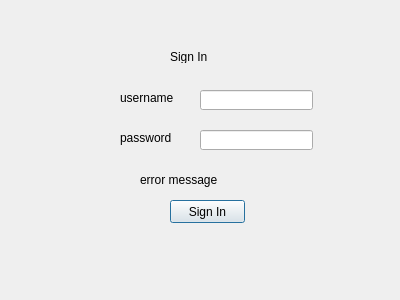
<?xml version="1.0" encoding="UTF-8"?>
<ui version="4.0">
 <class>Dialog</class>
 <widget class="QDialog" name="Dialog">
  <property name="geometry">
   <rect>
    <x>0</x>
    <y>0</y>
    <width>400</width>
    <height>300</height>
   </rect>
  </property>
  <property name="windowTitle">
   <string>Dialog</string>
  </property>
  <widget class="QLabel" name="title">
   <property name="geometry">
    <rect>
     <x>170</x>
     <y>50</y>
     <width>47</width>
     <height>13</height>
    </rect>
   </property>
   <property name="text">
    <string>Sign In</string>
   </property>
  </widget>
  <widget class="QLabel" name="usernameLabel">
   <property name="geometry">
    <rect>
     <x>120</x>
     <y>90</y>
     <width>61</width>
     <height>16</height>
    </rect>
   </property>
   <property name="text">
    <string>username</string>
   </property>
  </widget>
  <widget class="QLabel" name="passwordLabel">
   <property name="geometry">
    <rect>
     <x>120</x>
     <y>130</y>
     <width>61</width>
     <height>16</height>
    </rect>
   </property>
   <property name="text">
    <string>password</string>
   </property>
  </widget>
  <widget class="QLabel" name="errorMessageLabel">
   <property name="geometry">
    <rect>
     <x>140</x>
     <y>170</y>
     <width>141</width>
     <height>20</height>
    </rect>
   </property>
   <property name="text">
    <string>error message</string>
   </property>
  </widget>
  <widget class="QPushButton" name="signInButton">
   <property name="geometry">
    <rect>
     <x>170</x>
     <y>200</y>
     <width>75</width>
     <height>23</height>
    </rect>
   </property>
   <property name="text">
    <string>Sign In</string>
   </property>
  </widget>
  <widget class="QLineEdit" name="usernameLineEdit">
   <property name="geometry">
    <rect>
     <x>200</x>
     <y>90</y>
     <width>113</width>
     <height>20</height>
    </rect>
   </property>
  </widget>
  <widget class="QLineEdit" name="passwordLineEdit">
   <property name="geometry">
    <rect>
     <x>200</x>
     <y>130</y>
     <width>113</width>
     <height>20</height>
    </rect>
   </property>
  </widget>
 </widget>
 <resources/>
 <connections/>
</ui>
